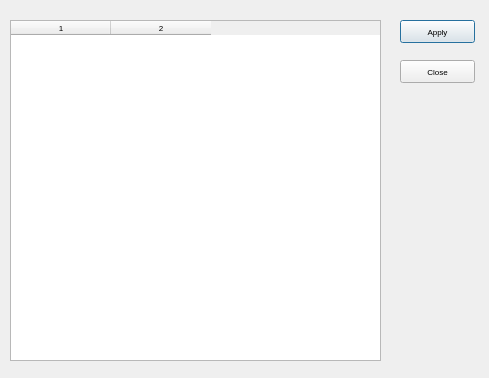
<?xml version="1.0" encoding="UTF-8"?>
<ui version="4.0">
 <class>GrblDialog</class>
 <widget class="QDialog" name="GrblDialog">
  <property name="geometry">
   <rect>
    <x>0</x>
    <y>0</y>
    <width>489</width>
    <height>378</height>
   </rect>
  </property>
  <property name="font">
   <font>
    <pointsize>6</pointsize>
   </font>
  </property>
  <property name="windowTitle">
   <string>Grbl Settings</string>
  </property>
  <widget class="QPushButton" name="btnOk">
   <property name="geometry">
    <rect>
     <x>400</x>
     <y>20</y>
     <width>75</width>
     <height>23</height>
    </rect>
   </property>
   <property name="text">
    <string>Apply</string>
   </property>
  </widget>
  <widget class="QPushButton" name="btnCancel">
   <property name="geometry">
    <rect>
     <x>400</x>
     <y>60</y>
     <width>75</width>
     <height>23</height>
    </rect>
   </property>
   <property name="text">
    <string>Close</string>
   </property>
  </widget>
  <widget class="QTableWidget" name="table">
   <property name="geometry">
    <rect>
     <x>10</x>
     <y>20</y>
     <width>371</width>
     <height>341</height>
    </rect>
   </property>
   <property name="columnCount">
    <number>2</number>
   </property>
   <column/>
   <column/>
  </widget>
 </widget>
 <resources/>
 <connections/>
</ui>
